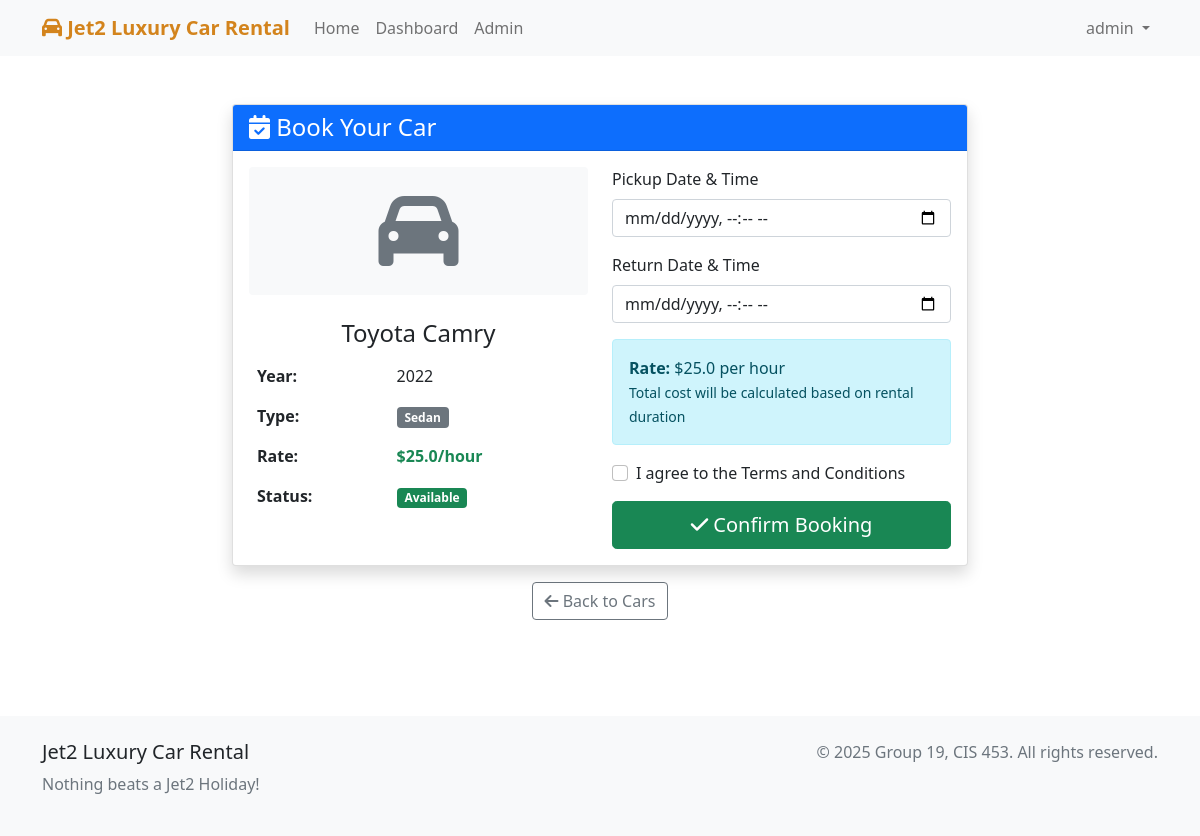
The app's page /book/1 (signed in) with its own data.
### tables this page shows
CREATE TABLE cars (
            id INTEGER PRIMARY KEY AUTOINCREMENT,
            brand TEXT NOT NULL,
            model TEXT NOT NULL,
            year INTEGER NOT NULL,
            price_per_hour REAL NOT NULL,
            available BOOLEAN DEFAULT TRUE,
            image_url TEXT,
            vehicle_type TEXT
        );

### app.py (the view, shortened to what this page needs)
@app.route('/book/<int:car_id>', methods=['GET', 'POST'])
def book_car(car_id):
    if 'user_id' not in session:
        flash('Please login first to book a car', 'error')
        return redirect(url_for('login'))
    conn = get_db_connection()
    car = conn.execute('SELECT * FROM cars WHERE id = ? AND available = TRUE', (car_id,)).fetchone()
    if not car:
        flash('Car not available!', 'error')
        return redirect(url_for('index'))
    conn.close()
    return render_template('book.html', car=car)

### app.py (called while the page is built)
def get_db_connection():
    conn = sqlite3.connect('car_rental.db')
    conn.row_factory = sqlite3.Row
    return conn

### templates/book.html (shortened to what this page needs)
{% extends "base.html" %}
{% block content %}
<div class="container py-5">
    <div class="row justify-content-center">
        <div class="col-md-8">
            <div class="card shadow">
                <div class="card-header bg-primary text-white">
                    <h4 class="mb-0">
                        <i class="fas fa-calendar-check"></i> Book Your Car
                    </h4>
                </div>
                <div class="card-body">
                    <div class="row">
                        <div class="col-md-6">
                            <div class="text-center mb-4">
                                <div class="bg-light p-4 rounded">
                                    <i class="fas fa-car fa-5x text-muted"></i>
                                </div>
                            </div>
                            <h4 class="text-center">{{ car.brand }} {{ car.model }}</h4>
                            <table class="table table-borderless">
                                <tr>
                                    <td><strong>Year:</strong></td>
                                    <td>{{ car.year }}</td>
                                </tr>
                                <tr>
                                    <td><strong>Type:</strong></td>
                                    <td><span class="badge bg-secondary">{{ car.vehicle_type }}</span></td>
                                </tr>
                                <tr>
                                    <td><strong>Rate:</strong></td>
                                    <td class="text-success"><strong>${{ car.price_per_hour }}/hour</strong></td>
                                </tr>
                                <tr>
                                    <td><strong>Status:</strong></td>
                                    <td><span class="badge bg-success">Available</span></td>
                                </tr>
                            </table>
                        </div>
                        <div class="col-md-6">
                            <form method="POST">
                                <div class="mb-3">
                                    <label for="start_date" class="form-label">Pickup Date & Time</label>
                                    <input type="datetime-local" class="form-control" id="start_date"
                                           name="start_date" required>
                                </div>
                                <div class="mb-3">
                                    <label for="end_date" class="form-label">Return Date & Time</label>
                                    <input type="datetime-local" class="form-control" id="end_date"
                                           name="end_date" required>
                                </div>
                                <div class="alert alert-info">
                                    <strong>Rate:</strong> ${{ car.price_per_hour }} per hour<br>
                                    <small>Total cost will be calculated based on rental duration</small>
                                </div>
                                <div class="form-check mb-3">
                                    <input class="form-check-input" type="checkbox" id="terms" required>
                                    <label class="form-check-label" for="terms">
                                        I agree to the Terms and Conditions
                                    </label>
                                </div>
                                <button type="submit" class="btn btn-success w-100 btn-lg">
                                    <i class="fas fa-check"></i> Confirm Booking
                                </button>
                            </form>
                        </div>
                    </div>
                </div>
            </div>
            <div class="text-center mt-3">
                <a href="{{ url_for('index') }}" class="btn btn-outline-secondary">
                    <i class="fas fa-arrow-left"></i> Back to Cars
                </a>
            </div>
        </div>
    </div>
</div>
{% endblock %}

### records on screen
cars: brand "Toyota", model "Camry", year "2022", vehicle_type "Sedan", price_per_hour "25.0"

### other values on screen
{{ session.username }} "admin"
